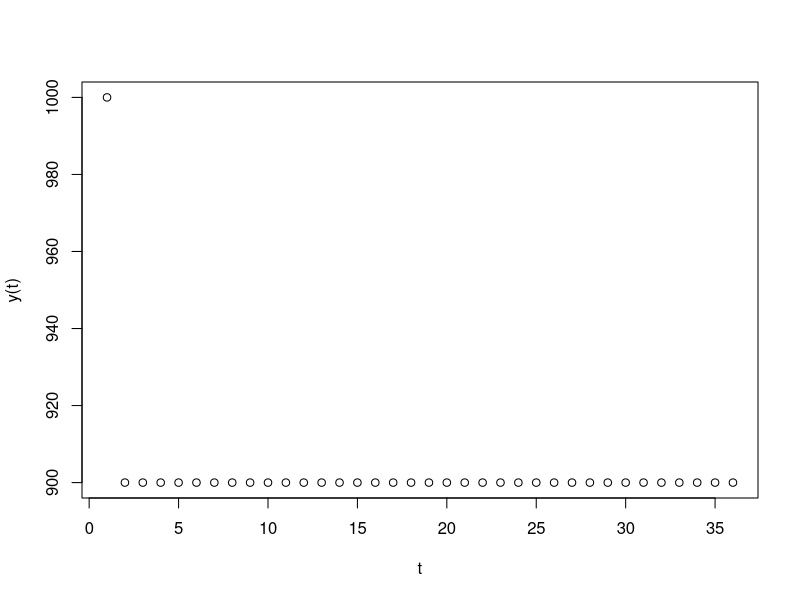
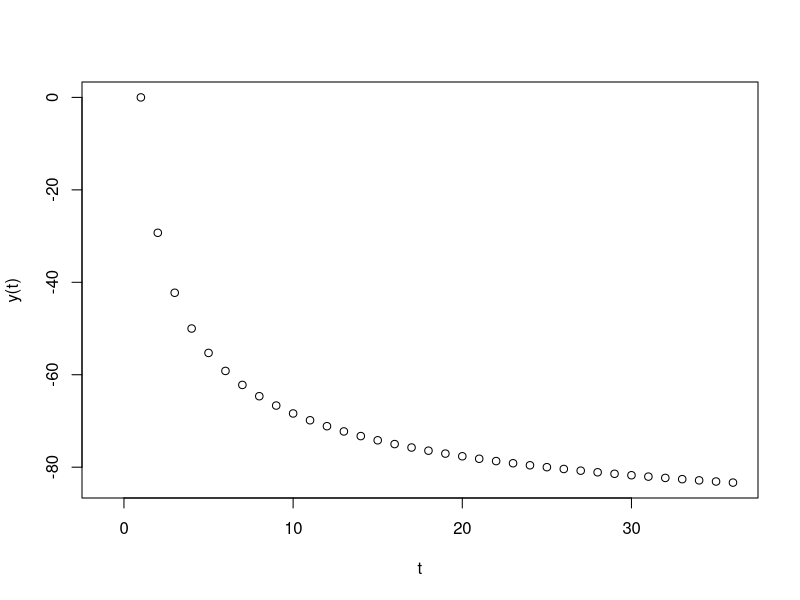
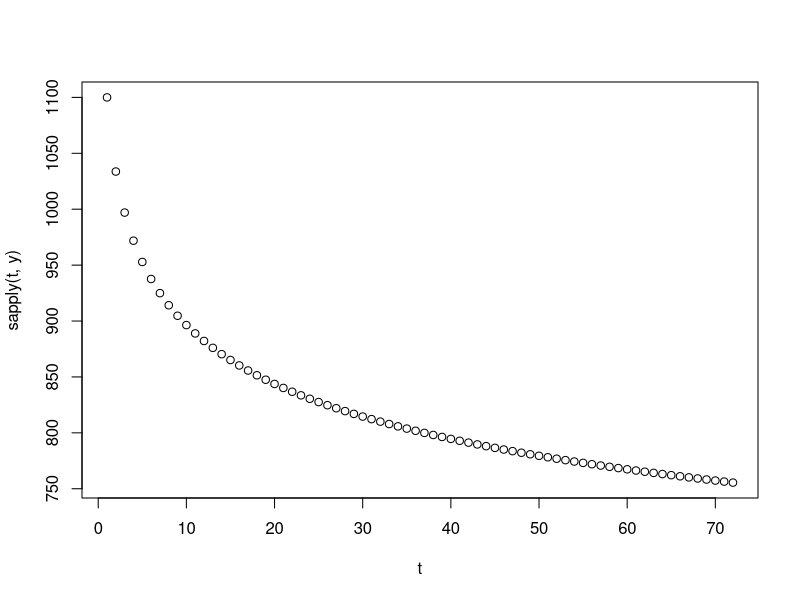

These figures' R source, in order:
layout(1)
t <- 1:36
y <- function(t,a=1000,b=100,c=15.5) { return(a + b*t^-c - b)}
plot(t,y(t))

t <- -1:36
y <- function(t,b=100,c=0.5) { return(b*t^-c - b)}
plot(t,y(t))


y <- function(t, a = 1100, b = .9, c=.1, b2 = 0.35, c2=30, o=100) {
  if(t < o) {
    return( a * (1 + b * (t^-c - 1)))
  } else {
    return( (a * (1 + b * (t^-c - 1))) * (1 + (b2*((t-o + 1)^-c2 - 1))))
  }
}
t <- 1:72
plot(t,sapply(t, y))


